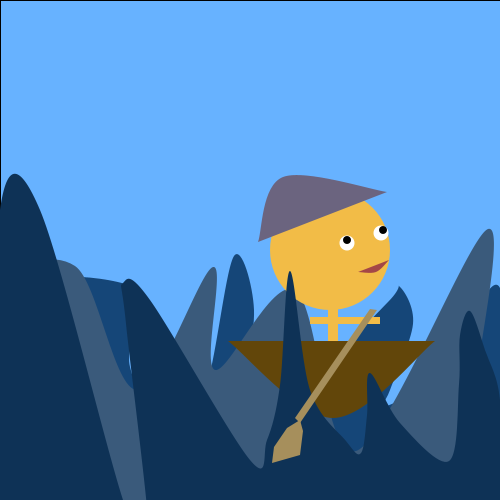
Frame 1 (no input)
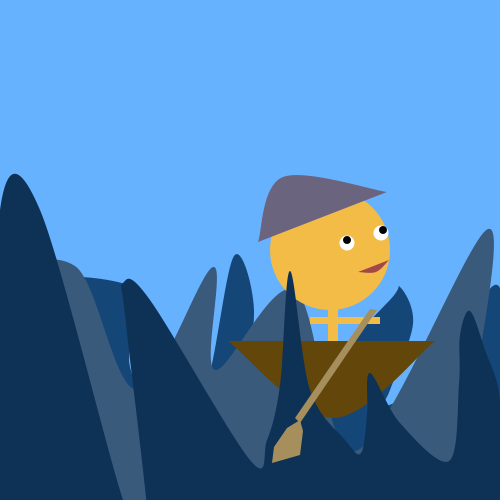
Frame 60 (the mouse pressed at the canvas centre just before this capture)
Frame 120 (the mouse held since frame 60 and released just before this capture): identical to frame 60, image omitted

The Processing sketch that drew these frames (run headless with seeded random() and noise(); from frame 60 on, the mouse is pressed at the canvas centre):

// Processing sketch: processing_35860
// ── processing_35860.pde

void setup(){
  
  size(500,500); 

}

void draw(){
  fill(103, 178, 255);
  rect(0,0,width,height);
    noStroke();
  smooth();
 


  
      fill(#154678); //back medium blue wave
   beginShape();
    curveVertex(1,500);
    curveVertex(1,500);
    curveVertex(1,300);
    curveVertex(136,288);
    curveVertex(130,367);
    curveVertex(180,466);
    curveVertex(209,377);
    curveVertex(234,256);
    curveVertex(254,310);
    curveVertex(240,407);
    curveVertex(240,423);
    curveVertex(300,389);
    curveVertex(388,302);
    curveVertex(400,287);
    curveVertex(413,324);
    curveVertex(390,390);
    curveVertex(384,407);
    curveVertex(440,373);
    curveVertex(500,288);
    curveVertex(500,500);
    curveVertex(500,500);
   endShape();
  
 fill(#3a5a7b); //lt blue middle wave
   beginShape();
    curveVertex(1,500);
    curveVertex(1,500);
    curveVertex(1,300);
    curveVertex(75,266);
    curveVertex(137,390);
    curveVertex(213,267);
    curveVertex(215,370);
    curveVertex(295,290);
    curveVertex(356,451);
    curveVertex(488,229);
    curveVertex(473,411);
    curveVertex(490,450);
   
    curveVertex(500,500);
    curveVertex(500,500);
   endShape();

    fill(242,188,71); //boatman

   ellipse(330,250,120,120);
   rect(328,300,10,50);
rect(310,317,70,7);
   
 fill(98,70,10); //boat
      beginShape();
          curveVertex(228,341);
          curveVertex(228,341);
          curveVertex(333,418);
          curveVertex(435,341);
          curveVertex(435,341);
      endShape();
  

 fill(14,50,86); //dark wave front


    beginShape();
    curveVertex(0, 500);
    curveVertex(0, 500);
    curveVertex(0, 210);
    curveVertex(40, 210);
    curveVertex(123,500);
    curveVertex(150, 550);
    curveVertex(126, 324);
    curveVertex(123, 283);
    curveVertex(150, 300);
    curveVertex(250, 460);
    curveVertex(267, 440);
    curveVertex(280, 385);
    curveVertex(290, 271);
    curveVertex(310, 390);
    curveVertex(346, 441);
    curveVertex(361, 453);
    curveVertex(367, 415);
    curveVertex(370, 373);
    curveVertex(400, 423);
    curveVertex(449, 461);
    curveVertex(459, 384);
    curveVertex(460, 335);
    curveVertex(470, 311);
    curveVertex(485, 350);
    curveVertex(500, 400);
    curveVertex(500, 500);
    curveVertex(500, 500);
    curveVertex(246,459);
   endShape();
   beginShape();
   vertex(300,420);
   vertex(300,420);
   vertex(287,428);
   vertex(274,447);
   vertex(272,463);
   
fill(166,143,92); //paddle
   vertex(300,455);
   vertex(303,431);
   vertex(300,420);
   vertex(300,420);
  endShape();
beginShape();
   vertex(370,309);
   vertex(370,309);
   vertex(377,310);
   vertex(300,423);
   vertex(295,418);
   vertex(295,418);
endShape();

fill(#a44747); //mouth
beginShape();
   curveVertex(358,272);
   curveVertex(358,272);
   curveVertex(376,272);
   curveVertex(389,260);
   curveVertex(389,260);
endShape();   

fill(255); //eyes
ellipse(347,243,15,15);
ellipse(381,233,15,15);
fill(0);
ellipse(347,240,8,8);   
ellipse(383,230,8,8);   

fill(#6b647f); //hat
beginShape();
   curveVertex(258,242);
   curveVertex(258,242);
   curveVertex(283,177);
   curveVertex(387,192);
   curveVertex(387,192);
endShape();   
}                               
